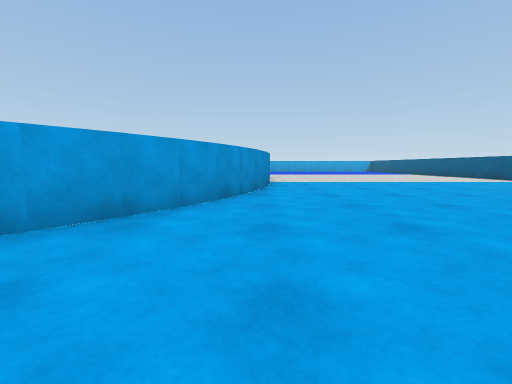
[1] (above)

19 first-person views from a walk through a 3-D level made in the Unity game engine. The camera is 0.62 m above the floor, tilts 6° down and sees 90° across. The floor is counted in squares, 1 m on a side. Each view is taken from the middle of a square. On the plan, view 1 faces up. The plan holds only what a view shows up to about 9 squares ahead; the rest is blank. The place goes on beyond the plan. Surface patterns are stand-ins for the level's own textures.

[2]
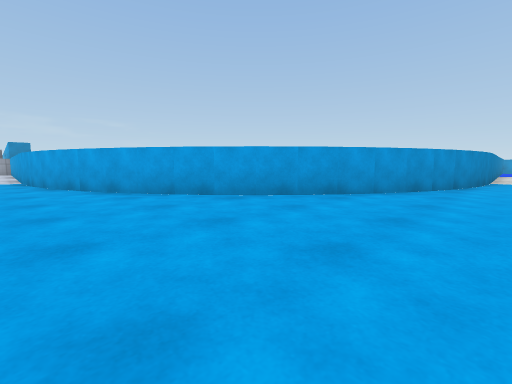

[3]
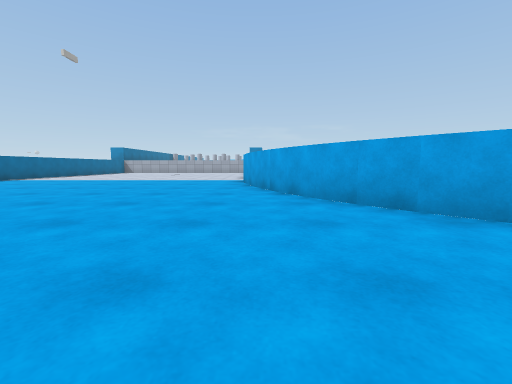

[4]
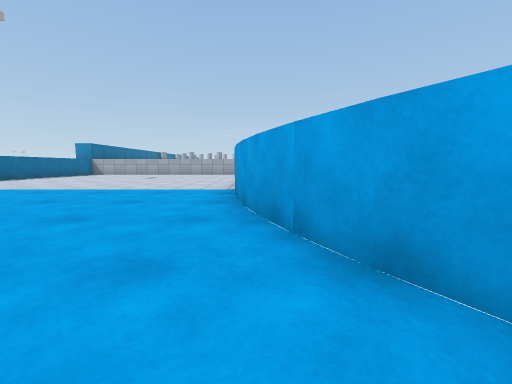

[5]
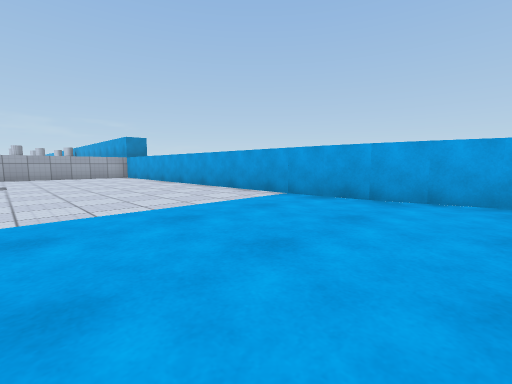

[6]
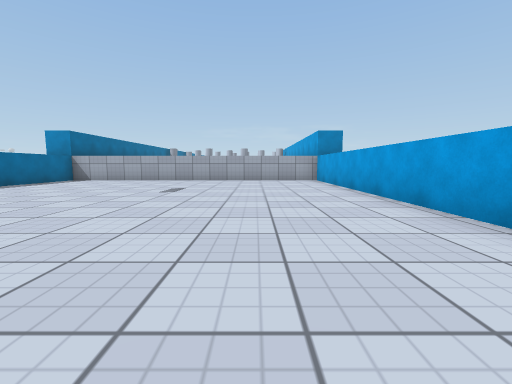

[7]
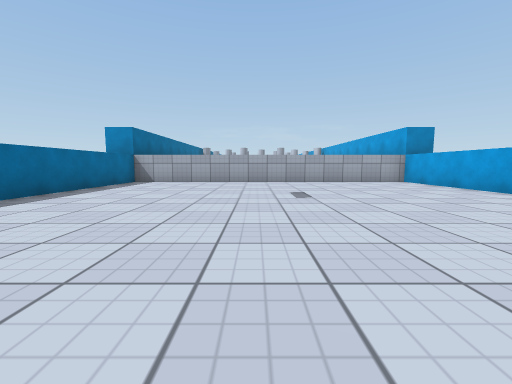

[8]
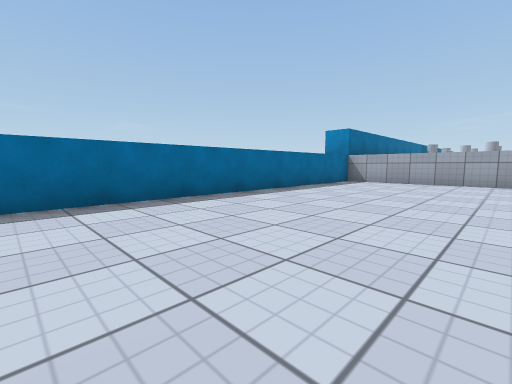

[9]
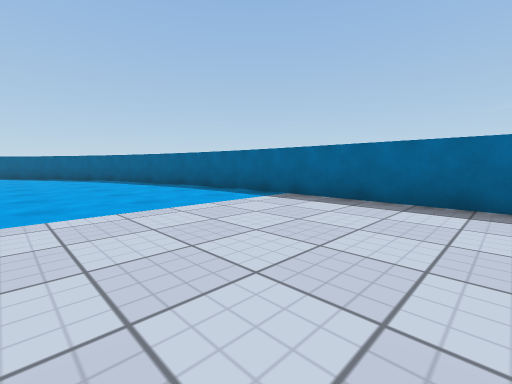

[10]
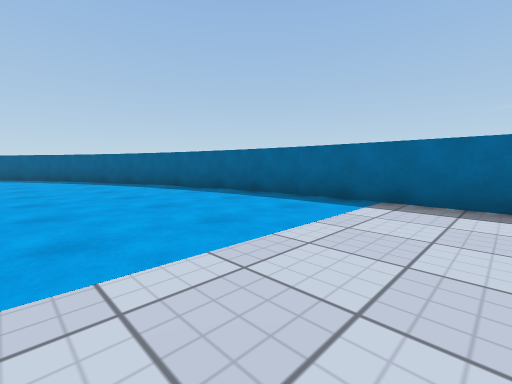

[11]
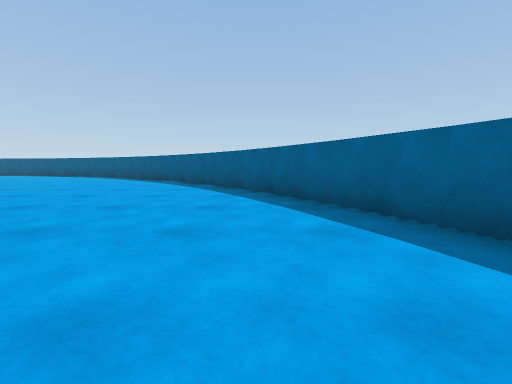

[12]
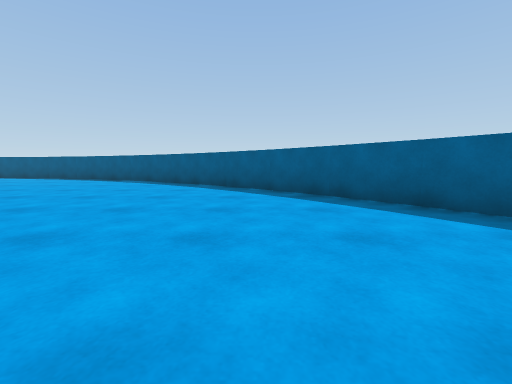

[13]
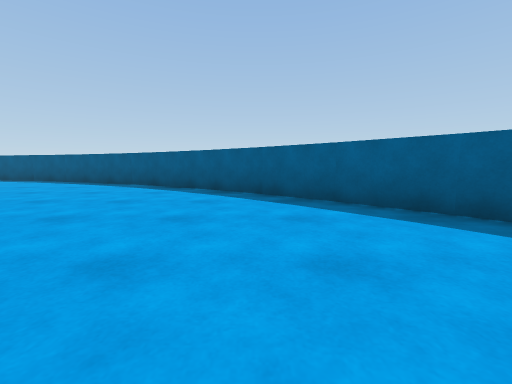

[14]
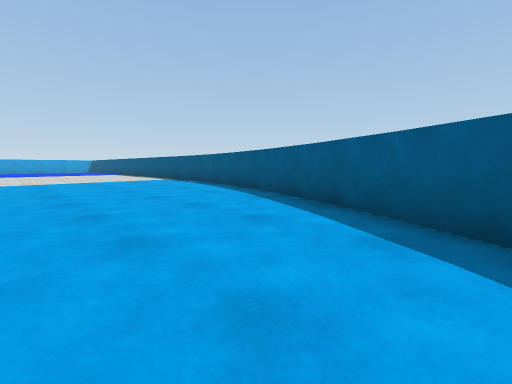

[15]
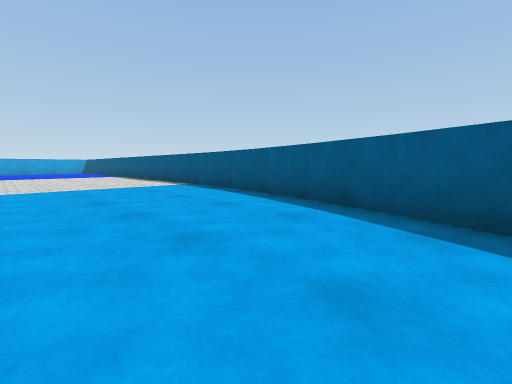

[16]
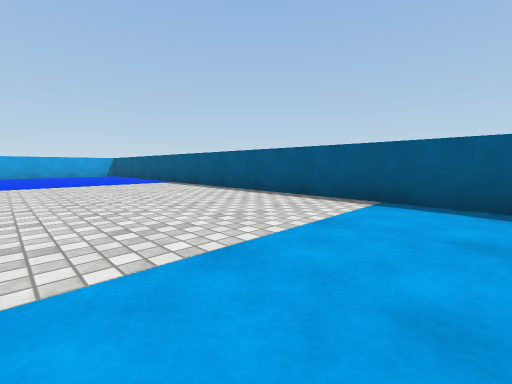

[17]
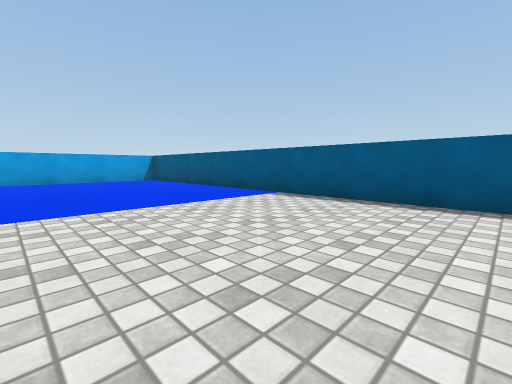

[18]
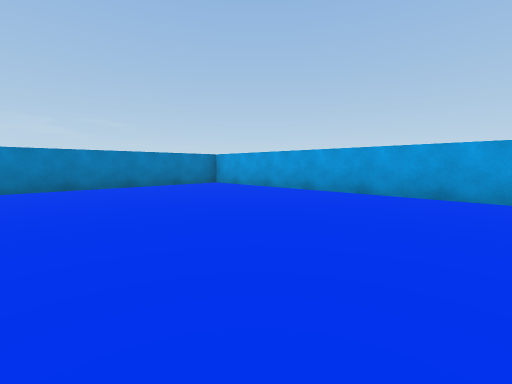

[19]
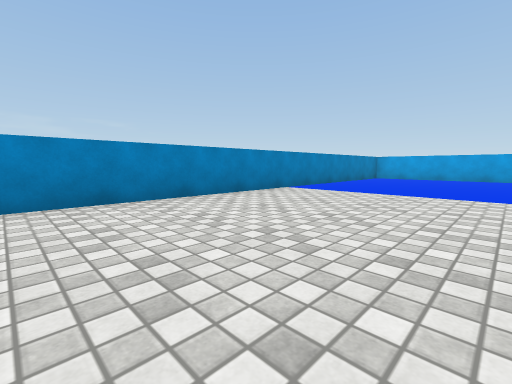

### Floor plan
Points are (right, up) in squares from view 1. A wall is a line through its corners. A room is listed if a view was taken in it or the views show most of it. See-through windows are left out.
Room 1 (views 1, 2, 3, 4, 5, 6, 7, 8, 9, 10, 11, 12, 13, 14, 15, 16, 17, 18, 19)
walls: (-1, 3.7) (-2.7, 1.6); (-2.7, 1.8) (-4.1, 0.5); (-0.3, 5.3) (-1.2, 3.7); (-3.9, 0.6) (-6.3, -0.8); (0.3, 7) (-0.4, 5.2); (-6.2, -0.7) (-8.9, -1.5); (-8.7, -1.4) (-9.7, -1.5); (5.4, -4.2) (6.5, -2.8); (6.6, -3) (9.1, 1.5); (-9.6, -1.5) (-20.1, -1.5); (8.9, 1.4) (10.1, 4.6); (1.9, -7.6) (5.6, -4.2); (9.9, 4.5) (10.6, 7.8); (0.5, -8.4) (1.9, -7.4); (10.5, 7.8) (10.5, 21.4); (-4.1, -10.6) (0.6, -8.5); (-5.7, -10.9) (-4, -10.5); (-8.9, -11.4) (-5.6, -11.1); (-20.5, -6.9) (-20.5, -10.4); (8.4, 23.5) (0.5, 23.5) (0.5, 8.6) (0.2, 6.9); (-20.1, -11.5) (-8.8, -11.5)

Positions as (right, up) in squares from view 1, and headings:
1: (0, 0), facing up
2: (1, -2), facing up-left
3: (0, -1), facing left
4: (-4, -1), facing left
5: (-7, -6), facing up-left
6: (-10, -4), facing left
7: (-11, -7), facing left
8: (-11, -7), facing down-left
9: (-14, -7), facing down-right
10: (-12, -7), facing down-right
11: (-5, -8), facing right
12: (-2, -5), facing right
13: (0, -4), facing right
14: (5, -1), facing up-right
15: (6, 2), facing up-right
16: (6, 8), facing up-right
17: (6, 13), facing up-right
18: (8, 18), facing up-left
19: (5, 11), facing up-left
